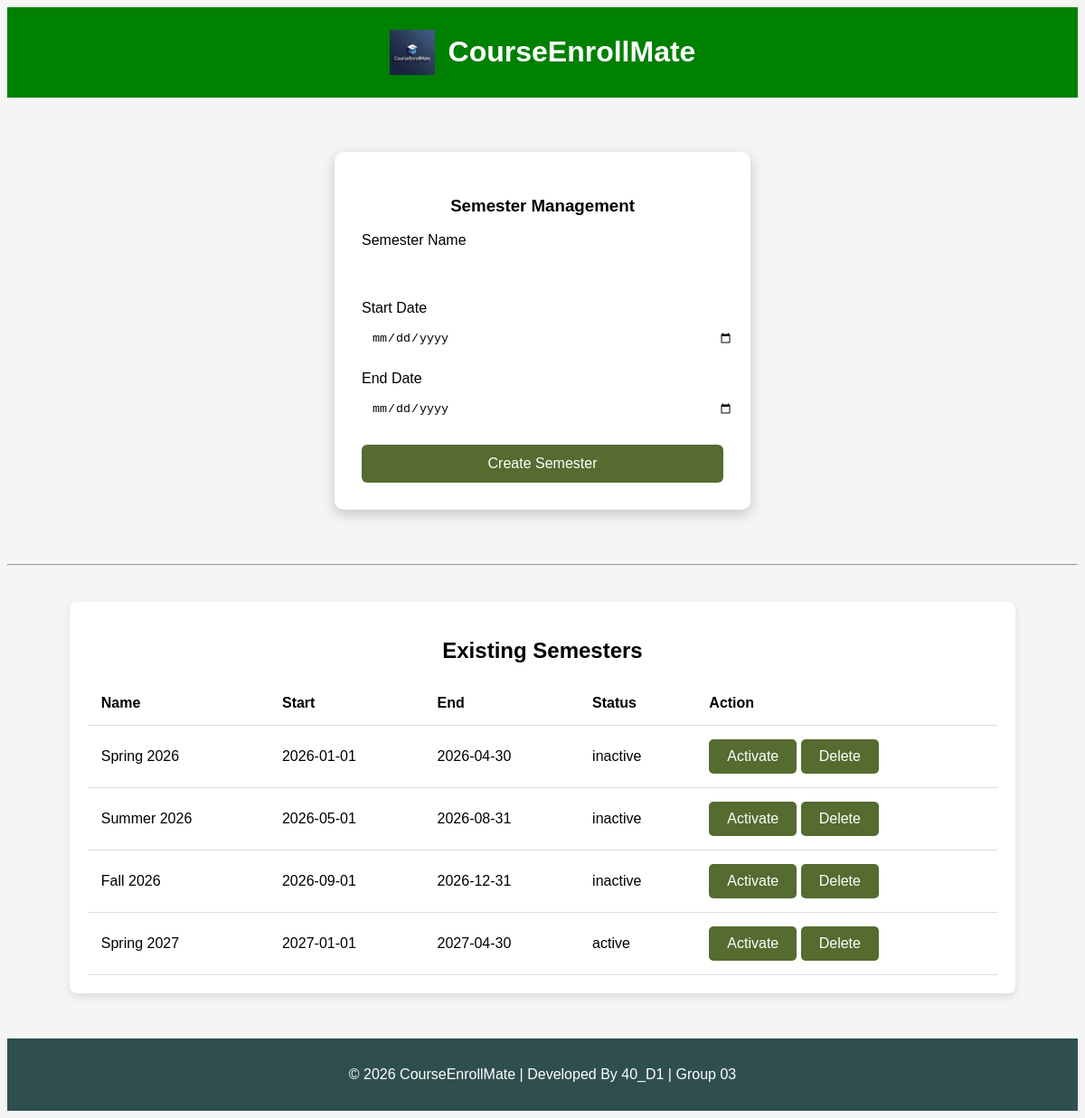
/manage_semesters (signed in), run on an earlier commit of the app's database.
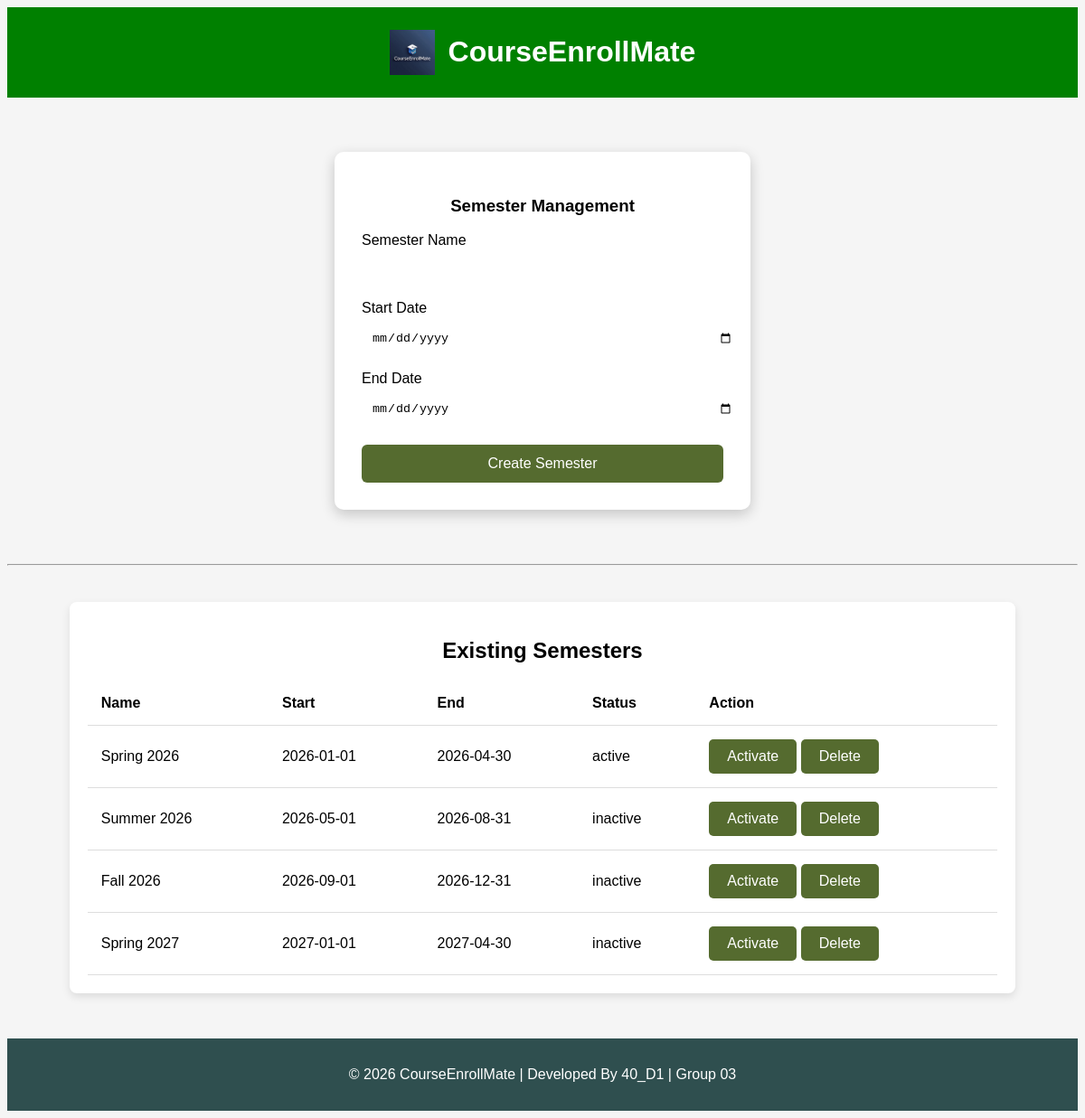
And on a later commit of the database.
### tables this page shows
CREATE TABLE semesters (
    id INTEGER PRIMARY KEY AUTOINCREMENT,
    semester_name TEXT NOT NULL,
    start_date TEXT,
    end_date TEXT,
    status TEXT CHECK(status IN ('active','inactive')) DEFAULT 'inactive'
);

### app.py (the view, shortened to what this page needs)
@app.route("/manage_semesters", methods=["GET","POST"])
@login_required
@role_required("admin")
def manage_semesters():
    conn = get_db_connection()
    semesters = conn.execute(
        "SELECT * FROM semesters"
    ).fetchall()
    conn.close()
    return render_template(
        "manage_semesters.html",
        semesters=semesters
    )

### app.py (called while the page is built)
def get_db_connection():
    conn = sqlite3.connect("courseenrollmate.db")
    conn.row_factory = sqlite3.Row
    conn.execute("PRAGMA foreign_keys = ON")
    return conn

### helper.py (called while the page is built)
def login_required(f):
    @wraps(f)
    def decorated_function(*args, **kwargs):
        if "username" not in session:
            return redirect("/login")
        return f(*args, **kwargs)
    return decorated_function

def role_required(role):
    def decorator(f):
        @wraps(f)
        def decorated_function(*args, **kwargs):
            if session.get("role") != role:
                return "403 Forbidden: Unauthorized access"
            return f(*args, **kwargs)
        return decorated_function
    return decorator

### templates/manage_semesters.html
{% extends "base.html" %}
{% block body %}
<div class="login-container">
    <h3>Semester Management</h3>
    <form method="POST">
        <label>Semester Name</label>
        <input type="text" name="semester_name" required>
        <label>Start Date</label>
        <input type="date" name="start_date" required>
        <label>End Date</label>
        <input type="date" name="end_date" required>
        <button type="submit">Create Semester</button>
    </form>
</div>
<hr>
<div class="table-container">
    <h2>Existing Semesters</h2>
    <table>
        <tr>
            <th>Name</th>
            <th>Start</th>
            <th>End</th>
            <th>Status</th>
            <th>Action</th>
        </tr>
    {% for semester in semesters %}
        <tr>
            <td>{{ semester['semester_name'] }}</td>
            <td>{{ semester['start_date'] }}</td>
            <td>{{ semester['end_date'] }}</td>
            <td>{{ semester['status'] }}</td>
        <td>
            <a href="/activate_semester/{{ semester['id'] }}"> Activate </a>
            <a href="/delete_semester/{{ semester['id'] }}"> Delete </a>
        </td>
        </tr>
    {% endfor %}
    </table>
</div>
{% endblock %}

What changed in the data, as far as the page shows it:
changed semesters: status "inactive" → "active"
changed semesters "Spring 2027": status "active" → "inactive"
